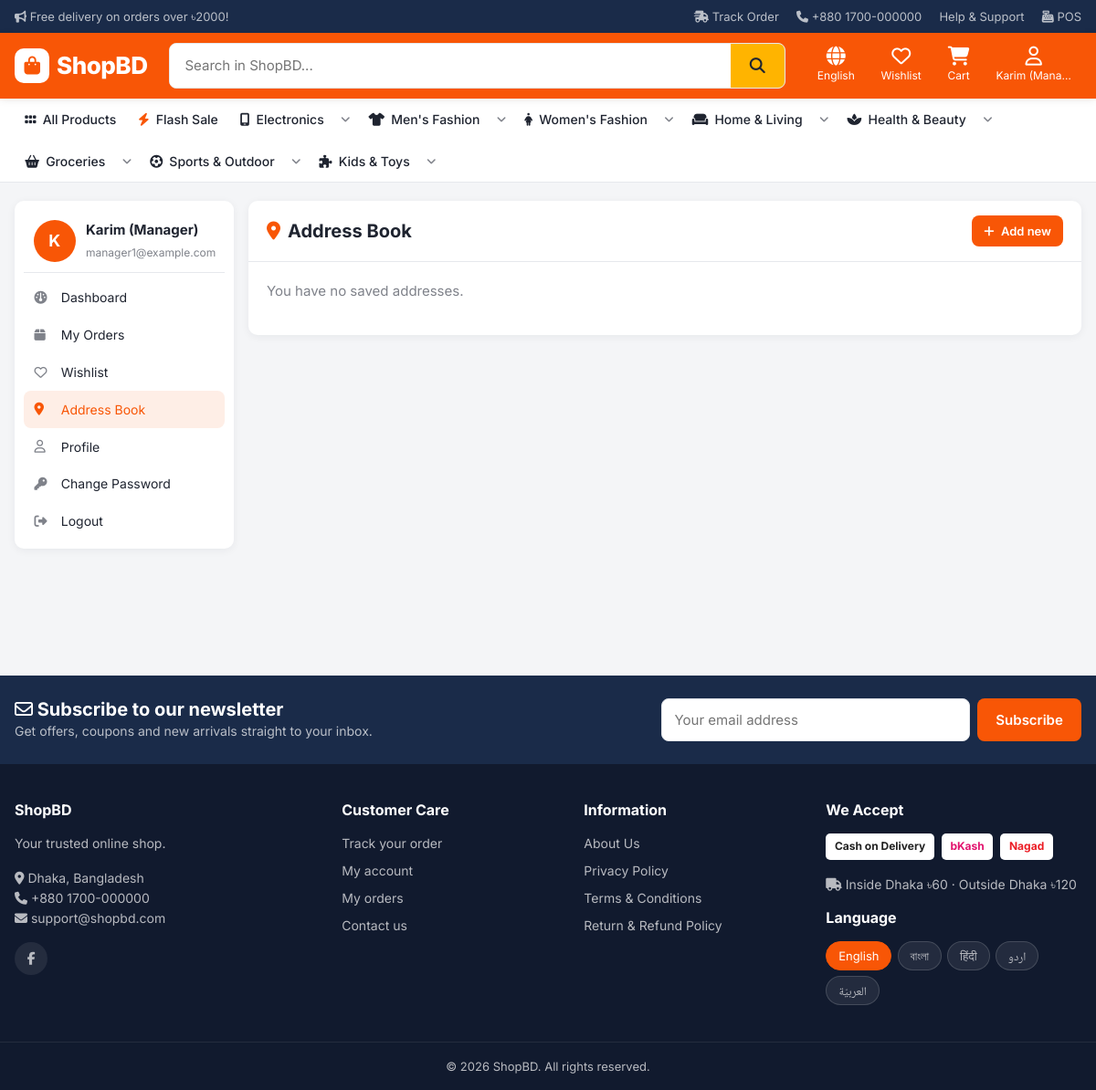
/accounts/addresses/ (signed in), run on the app's committed database.
### core/models.py (models this page shows, shortened)
class SiteSetting(TranslatableMixin, models.Model):
    site_name = models.CharField(max_length=100, default="ShopBD")
    tagline = models.CharField(max_length=200, blank=True, default="Online Shopping in Bangladesh")
    logo = models.ImageField(upload_to="site/", blank=True)
    favicon = models.ImageField(upload_to="site/", blank=True)
    phone = models.CharField(max_length=30, blank=True, default="+880 1700-000000")
    email = models.EmailField(blank=True, default="support@shopbd.com")
    address = models.CharField(max_length=255, blank=True, default="Dhaka, Bangladesh")
    facebook = models.URLField(blank=True)
    instagram = models.URLField(blank=True)
    youtube = models.URLField(blank=True)
    top_notice = models.CharField(max_length=255, blank=True, default="Free delivery on orders over ৳2000!")
    default_language = models.CharField(
        max_length=10, choices=settings.LANGUAGES, default="en",
        help_text="নতুন ভিজিটর প্রথমে এই ভাষায় সাইট দেখবে (পরে নিজে বদলাতে পারবে)",
    )
    shipping_inside_dhaka = models.DecimalField(max_digits=8, decimal_places=2, default=Decimal("60"))
    shipping_outside_dhaka = models.DecimalField(max_digits=8, decimal_places=2, default=Decimal("120"))
    free_shipping_over = models.DecimalField(
        max_digits=10, decimal_places=2, default=Decimal("2000"),
        help_text="0 দিলে ফ্রি ডেলিভারি বন্ধ থাকবে",
    )
    bkash_number = models.CharField(max_length=20, blank=True, default="01700000000")
    nagad_number = models.CharField(max_length=20, blank=True, default="01700000000")
    enable_cod = models.BooleanField("Enable Cash on Delivery", default=True)
    enable_bkash = models.BooleanField(default=True)
    enable_nagad = models.BooleanField(default=True)
    footer_text = models.TextField(blank=True, default="Your trusted online shop.")
    class Meta:
        verbose_name = "Site Setting"
        verbose_name_plural = "Site Settings"
    @classmethod
    def load(cls):
        obj, _ = cls.objects.get_or_create(pk=1)
        return obj

class Page(TranslatableMixin, models.Model):
    title = models.CharField(max_length=150)
    slug = models.SlugField(unique=True)
    content = models.TextField(help_text="HTML লেখা যাবে")
    show_in_footer = models.BooleanField(default=True)
    is_active = models.BooleanField(default=True)

### store/models.py (models this page shows, shortened)
class Category(TranslatableMixin, models.Model):
    name = models.CharField(max_length=100)
    slug = models.SlugField(max_length=120, unique=True, blank=True, allow_unicode=True)
    parent = models.ForeignKey("self", null=True, blank=True, on_delete=models.CASCADE, related_name="children")
    image = models.ImageField(upload_to="categories/", blank=True)
    icon = models.CharField(max_length=50, blank=True, help_text="Font Awesome class, যেমন: fa-mobile-screen")
    order = models.PositiveIntegerField(default=0)
    is_active = models.BooleanField(default=True)
    show_on_home = models.BooleanField(default=True)
    class Meta:
        verbose_name_plural = "Categories"
        ordering = ["order", "name"]
    def get_absolute_url(self):
        return reverse("store:category", args=[self.slug])

### accounts/views.py (the view)
# urls.py: path("addresses/", views.address_list, name="addresses"),
@login_required
def address_list(request):
    return render(request, "accounts/addresses.html", {"addresses": request.user.addresses.all()})

### templates/accounts/addresses.html (shortened to what this page needs)
{% extends "accounts/account_base.html" %}
{% load i18n %}
{% block account_content %}
<section class="card">
  <div class="section-head"><h2><i class="fa-solid fa-location-dot"></i> {% trans "Address Book" %}</h2>
    <a href="{% url 'accounts:address_add' %}" class="btn btn-primary btn-sm"><i class="fa-solid fa-plus"></i> {% trans "Add new" %}</a></div>
  <div class="card-body saved-addresses" style="margin:0">
    {% for a in addresses %}
    <div class="addr-card {% if a.is_default %}active{% endif %}" style="cursor:default">
      <strong>{{ a.full_name }} {% if a.is_default %}<span class="badge badge-primary">{% trans "Default" %}</span>{% endif %}</strong>
      <span dir="ltr">{{ a.phone }}</span><br>{{ a.address_line }}, {{ a.area }}<br>{{ a.city }}, {{ a.get_division_display }}
      <div style="display:flex;gap:.5rem;margin-top:.6rem">
        <a href="{% url 'accounts:address_edit' a.pk %}" class="btn btn-outline btn-sm">{% trans "Edit" %}</a>
        <form method="post" action="{% url 'accounts:address_delete' a.pk %}" data-confirm="{% trans 'Delete this address?' %}">{% csrf_token %}
          <button class="btn btn-outline btn-sm" type="submit" style="color:var(--danger)">{% trans "Delete" %}</button></form>
      </div>
    </div>
    {% empty %}<p class="muted">{% trans "You have no saved addresses." %}</p>{% endfor %}
  </div>
</section>
{% endblock %}

### templates/accounts/account_base.html
{% extends "base.html" %}
{% load i18n %}
{% block content %}
<div class="container">
  <div class="account">
    <aside class="account-nav">
      <div class="user">
        <span class="avatar">{% if user.profile.avatar %}<img src="{{ user.profile.avatar.url }}" alt="">{% else %}{{ user.first_name|default:user.username|first|upper }}{% endif %}</span>
        <div><strong>{{ user.get_full_name|default:user.username }}</strong><br><span class="muted" style="font-size:12px">{{ user.email }}</span></div>
      </div>
      {% with n=request.resolver_match.url_name %}
      <a href="{% url 'accounts:dashboard' %}" class="{% if n == 'dashboard' %}active{% endif %}"><i class="fa-solid fa-gauge"></i> {% trans "Dashboard" %}</a>
      <a href="{% url 'orders:my_orders' %}" class="{% if n == 'my_orders' %}active{% endif %}"><i class="fa-solid fa-box"></i> {% trans "My Orders" %}</a>
      <a href="{% url 'store:wishlist' %}"><i class="fa-regular fa-heart"></i> {% trans "Wishlist" %}</a>
      <a href="{% url 'accounts:addresses' %}" class="{% if 'address' in n %}active{% endif %}"><i class="fa-solid fa-location-dot"></i> {% trans "Address Book" %}</a>
      <a href="{% url 'accounts:profile' %}" class="{% if n == 'profile' %}active{% endif %}"><i class="fa-regular fa-user"></i> {% trans "Profile" %}</a>
      <a href="{% url 'accounts:password_change' %}" class="{% if n == 'password_change' %}active{% endif %}"><i class="fa-solid fa-key"></i> {% trans "Change Password" %}</a>
      {% endwith %}
      <form method="post" action="{% url 'accounts:logout' %}">{% csrf_token %}<button type="submit"><i class="fa-solid fa-right-from-bracket"></i> {% trans "Logout" %}</button></form>
    </aside>
    <div>{% block account_content %}{% endblock %}</div>
  </div>
</div>
{% endblock %}

### templates/base.html (shortened to what this page needs)
{% load static i18n shop_tags %}{% get_current_language as LANGUAGE_CODE %}{% get_current_language_bidi as LANGUAGE_BIDI %}{% get_available_languages as LANGUAGES %}{% get_language_info for LANGUAGE_CODE as cur_lang %}<!DOCTYPE html>
<html lang="{{ LANGUAGE_CODE }}" dir="{% if LANGUAGE_BIDI %}rtl{% else %}ltr{% endif %}">
<head>
  <link rel="stylesheet" href="https://cdnjs.cloudflare.com/ajax/libs/font-awesome/6.5.2/css/all.min.css">
  <link rel="stylesheet" href="{% static 'css/style.css' %}">
</head>
<body class="lang-{{ LANGUAGE_CODE }}">
  <div class="topbar">
    <div class="container">
      <span>{% with notice=site|tr:"top_notice" %}{% if notice %}<i class="fa-solid fa-bullhorn"></i> {{ notice }}{% endif %}{% endwith %}</span>
      <div class="topbar-links">
        <a href="{% url 'orders:track' %}"><i class="fa-solid fa-truck-fast"></i> {% trans "Track Order" %}</a>
        <a href="tel:{{ site.phone }}" dir="ltr"><i class="fa-solid fa-phone"></i> {{ site.phone }}</a>
        <a href="{% url 'core:contact' %}">{% trans "Help & Support" %}</a>
        {% if pos_access %}<a href="{% url 'pos:terminal' %}"><i class="fa-solid fa-cash-register"></i> POS</a>{% endif %}
      </div>
    </div>
  </div>
  <header class="header">
    <div class="container header-main">
      <a href="{% url 'core:home' %}" class="logo">
        {% if site.logo %}<img src="{{ site.logo.url }}" alt="{{ site.site_name }}">
        {% else %}<span class="logo-mark"><i class="fa-solid fa-bag-shopping"></i></span>{{ site.site_name }}{% endif %}
      </a>
      <div class="search">
        <form action="{% url 'store:product_list' %}" method="get" role="search">
          <input id="search-input" type="search" name="q" value="{{ request.GET.q }}" placeholder="{% blocktrans with name=site.site_name %}Search in {{ name }}...{% endblocktrans %}"
                 autocomplete="off" data-url="{% url 'store:search_suggest' %}" aria-label="{% trans 'Search' %}">
          <button type="submit" aria-label="{% trans 'Search' %}"><i class="fa-solid fa-magnifying-glass"></i></button>
        </form>
      </div>
      <div class="header-actions">
        <div class="dropdown lang-switch">
          <button class="h-action" data-dropdown aria-label="{% trans 'Language' %}"><i class="fa-solid fa-globe"></i><span class="lbl">{{ cur_lang.name_local }}</span></button>
        </div>
        <a href="{% url 'store:wishlist' %}" class="h-action hide-sm">
          <i class="fa-regular fa-heart"></i><span class="lbl">{% trans "Wishlist" %}</span>
        </a>
        <a href="{% url 'cart:detail' %}" class="h-action">
          <i class="fa-solid fa-cart-shopping"></i><span class="lbl">{% trans "Cart" %}</span>
        </a>
        {% if user.is_authenticated %}
        <div class="dropdown">
          <button class="h-action" data-dropdown><i class="fa-regular fa-user"></i><span class="lbl">{{ user.first_name|default:user.username|truncatechars:12 }}</span></button>
        </div>
        {% else %}
        <a href="{% url 'accounts:login' %}" class="h-action"><i class="fa-regular fa-user"></i><span class="lbl">{% trans "Login" %}</span></a>
        {% endif %}
      </div>
    </div>
  </header>
  <nav class="catnav">
    <div class="container">
      <ul>
        <li><a href="{% url 'store:product_list' %}"><i class="fa-solid fa-grip"></i> {% trans "All Products" %}</a></li>
        <li><a href="{% url 'store:product_list' %}?filter=flash"><i class="fa-solid fa-bolt" style="color:var(--primary)"></i> {% trans "Flash Sale" %}</a></li>
        {% for cat in menu_categories %}
        <li class="{% if cat.children.all %}has-sub{% endif %}">
          <a href="{{ cat.get_absolute_url }}">{% if cat.icon %}<i class="fa-solid {{ cat.icon }}"></i>{% endif %} {{ cat|tr:"name" }}</a>
          {% if cat.children.all %}
          <button type="button" class="sub-toggle" aria-expanded="false" aria-label="{% trans 'Sub-categories' %}"><i class="fa-solid fa-angle-down"></i><span class="caret-fallback">▾</span></button>
          {% endif %}
        </li>
        {% endfor %}
      </ul>
    </div>
  </nav>
  <main>
    {% block content %}{% endblock %}
  </main>
  <section class="newsletter no-print">
    <div class="container">
      <div>
        <h3><i class="fa-regular fa-envelope"></i> {% trans "Subscribe to our newsletter" %}</h3>
        <p>{% trans "Get offers, coupons and new arrivals straight to your inbox." %}</p>
      </div>
      <form method="post" action="{% url 'core:subscribe' %}">{% csrf_token %}
        <input class="form-control" type="email" name="email" placeholder="{% trans 'Your email address' %}" required>
        <button class="btn btn-primary" type="submit">{% trans "Subscribe" %}</button>
      </form>
    </div>
  </section>
  <footer class="footer">
    <div class="container footer-grid">
      <div>
        <h4>{{ site.site_name }}</h4>
        <p>{{ site|tr:"footer_text" }}</p>
        <p><i class="fa-solid fa-location-dot"></i> {{ site.address }}<br>
           <i class="fa-solid fa-phone"></i> <span dir="ltr">{{ site.phone }}</span><br>
           <i class="fa-solid fa-envelope"></i> {{ site.email }}</p>
        <div class="socials">
          {% if site.facebook %}<a href="{{ site.facebook }}" target="_blank" rel="noopener" aria-label="Facebook"><i class="fa-brands fa-facebook-f"></i></a>{% endif %}
        </div>
      </div>
      <div>
        <h4>{% trans "Customer Care" %}</h4>
        <ul>
          <li><a href="{% url 'orders:track' %}">{% trans "Track your order" %}</a></li>
          <li><a href="{% url 'accounts:dashboard' %}">{% trans "My account" %}</a></li>
          <li><a href="{% url 'orders:my_orders' %}">{% trans "My orders" %}</a></li>
          <li><a href="{% url 'core:contact' %}">{% trans "Contact us" %}</a></li>
        </ul>
      </div>
      <div>
        <h4>{% trans "Information" %}</h4>
        <ul>
          {% for p in footer_pages %}<li><a href="{% url 'core:page' p.slug %}">{{ p|tr:"title" }}</a></li>{% endfor %}
        </ul>
      </div>
      <div>
        <h4>{% trans "We Accept" %}</h4>
        <div class="pay-icons">
          {% if site.enable_cod %}<span>{% trans "Cash on Delivery" %}</span>{% endif %}
          {% if site.enable_bkash %}<span style="color:#e2136e">{% trans "bKash" %}</span>{% endif %}
          {% if site.enable_nagad %}<span style="color:#ec1c24">{% trans "Nagad" %}</span>{% endif %}
        </div>
        <p class="mt-2"><i class="fa-solid fa-truck"></i> {% trans "Inside Dhaka" %} {{ site.shipping_inside_dhaka|taka }} · {% trans "Outside Dhaka" %} {{ site.shipping_outside_dhaka|taka }}</p>
        <h4 class="mt-2">{% trans "Language" %}</h4>
        <form action="{% url 'set_language' %}" method="post" class="footer-langs">{% csrf_token %}
          {% for code, name in LANGUAGES %}{% get_language_info for code as lang %}
          <button type="submit" name="language" value="{{ code }}" class="{% if code == LANGUAGE_CODE %}active{% endif %}">{{ lang.name_local }}</button>
          {% endfor %}
        </form>
      </div>
    </div>
    <div class="copyright">© {% now "Y" %} {{ site.site_name }}. {% trans "All rights reserved." %}</div>
  </footer>
  {% trans "Ends in" as t_ends %}{% trans "Something went wrong." as t_wrong %}{% trans "Free" as t_free %}{% trans "Close" as t_close %}
</body>
</html>

### data on the page
SiteSetting: top_notice "Free delivery on orders over ৳2000!", phone "+880 1700-000000", site_name "ShopBD", footer_text "Your trusted online shop.", address "Dhaka, Bangladesh", email "support@shopbd.com", shipping_inside_dhaka|taka "৳60", shipping_outside_dhaka|taka "৳120"
Category: name "Electronics"
Category: name "Men's Fashion"
Category: name "Women's Fashion"
Category: name "Home & Living"
Category: name "Health & Beauty"
Category: name "Groceries"
Category: name "Sports & Outdoor"
Category: name "Kids & Toys"
Page: title "About Us"
Page: title "Privacy Policy"
Page: title "Terms & Conditions"
Page: title "Return & Refund Policy"

### other printed values
{{ cur_lang.name_local }} "English"
{{ user.first_name|default:user.username|truncatechars:12 }} "Karim (Mana…"
{{ user.first_name|default:user.username|first|upper }} "K"
{{ user.get_full_name|default:user.username }} "Karim (Manager)"
{{ user.email }} "manager1@example.com"
{{ lang.name_local }} "English" "বাংলা" "हिंदी" "اردو" "العربيّة"
